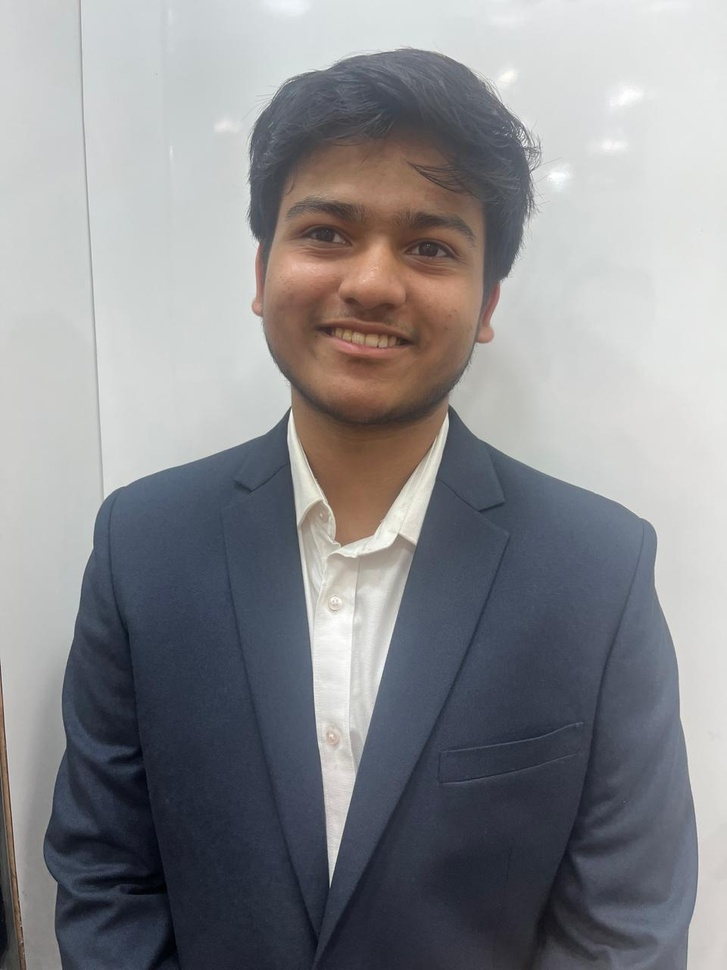
#> input picture t-photos/Arham.jpg, 727 x 970 px, shrunk from 960 x 1280 before the run, given in place of the camera
$ python rgb-calibration.py
#> lines starting #> are read from the running program, lines starting #| are printed output that depends on the picture; after the words box and inside, x2 and y2 are one past the last pixel; in counts of white or black regions, pixels touching at a corner belong together
import cv2
import numpy as np

def nothing(x):
    pass

cv2.namedWindow('Trackbars')

cv2.createTrackbar('Red Lower','Trackbars',0,255,nothing)
#> slider 'Red Lower' is set to 51
cv2.createTrackbar('Green Lower','Trackbars',0,255,nothing)
#> slider 'Green Lower' is set to 51
cv2.createTrackbar('Blue Lower','Trackbars',0,255,nothing)
#> slider 'Blue Lower' is set to 51
cv2.createTrackbar('Red Upper','Trackbars',0,255,nothing)
#> slider 'Red Upper' is set to 255
cv2.createTrackbar('Green Upper','Trackbars',0,255,nothing)
#> slider 'Green Upper' is set to 255
cv2.createTrackbar('Blue Upper','Trackbars',0,255,nothing)
#> slider 'Blue Upper' is set to 255

cap = cv2.VideoCapture(1)

while True:
    ret, frame = cap.read()
#> frame is the input picture: shape (970, 727, 3); mean B, G, R 141.2, 137.6, 137.3
    if not ret:
        break

    red_low = cv2.getTrackbarPos('Red Lower','Trackbars')
    green_low = cv2.getTrackbarPos('Green Lower','Trackbars')
    blue_low = cv2.getTrackbarPos('Blue Lower','Trackbars')
    red_up = cv2.getTrackbarPos('Red Upper','Trackbars')
    green_up = cv2.getTrackbarPos('Green Upper','Trackbars')
    blue_up = cv2.getTrackbarPos('Blue Upper','Trackbars')

    lower = np.array([red_low, green_low, blue_low])
    upper = np.array([red_up, green_up, blue_up])

    rgb = cv2.cvtColor(frame, cv2.COLOR_BGR2RGB)
    mask = cv2.inRange(rgb, lower, upper)
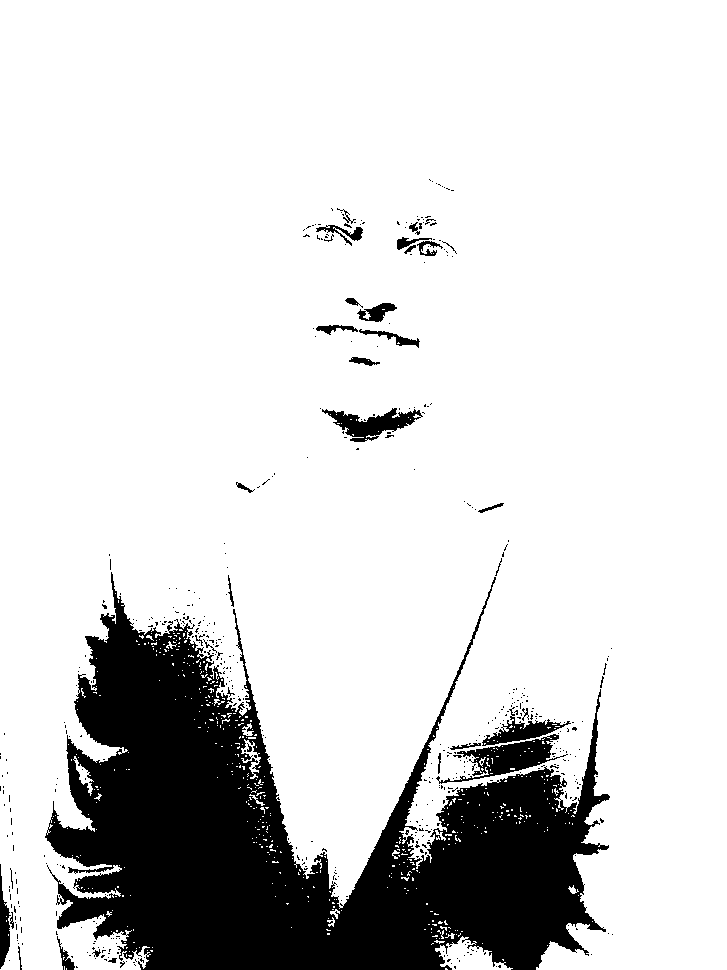
#> mask: shape (970, 727); 84% white; 507 black regions (471 under 20 px), largest, box (x1, y1, x2, y2) and area: (45, 572, 610, 970) 103035, (436, 734, 568, 784) 2152, (322, 408, 423, 442) 1489
    result = cv2.bitwise_and(frame, frame, mask=mask)
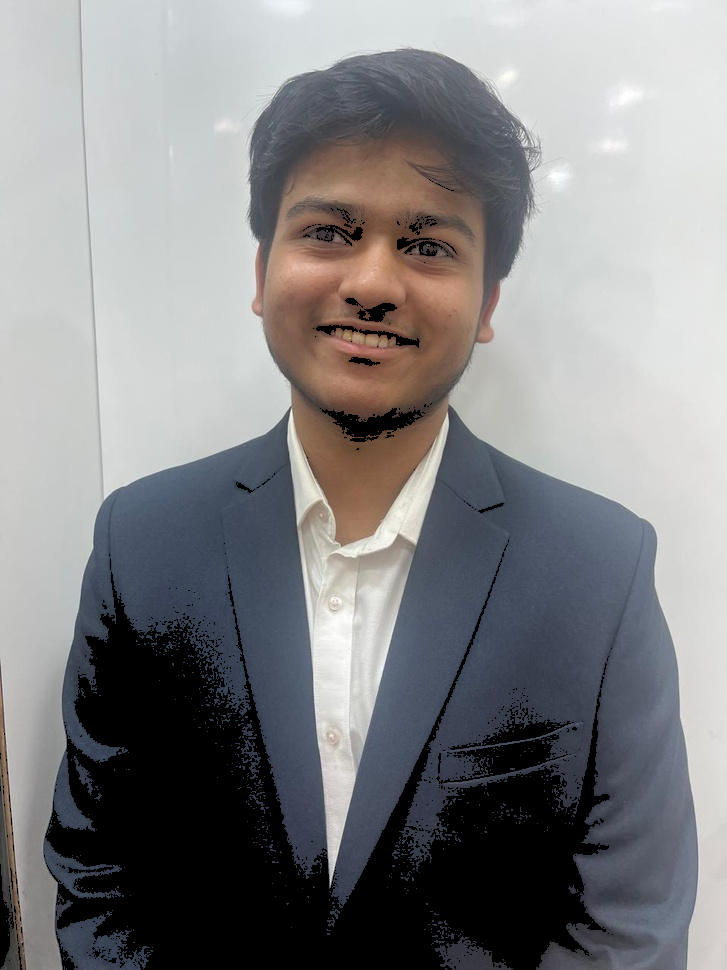
#> result: shape (970, 727, 3); mean B, G, R 132.5, 130.8, 131

    cv2.imshow('Original', frame)
    cv2.imshow('Mask', mask)
    cv2.imshow('Result', result)

    if cv2.waitKey(1) & 0xFF == ord('q'):
#> (key q is pressed here)
        break

cap.release()
cv2.destroyAllWindows()
print(lower)
print(upper)

$ run again, on t-photos/Atharv.JPG
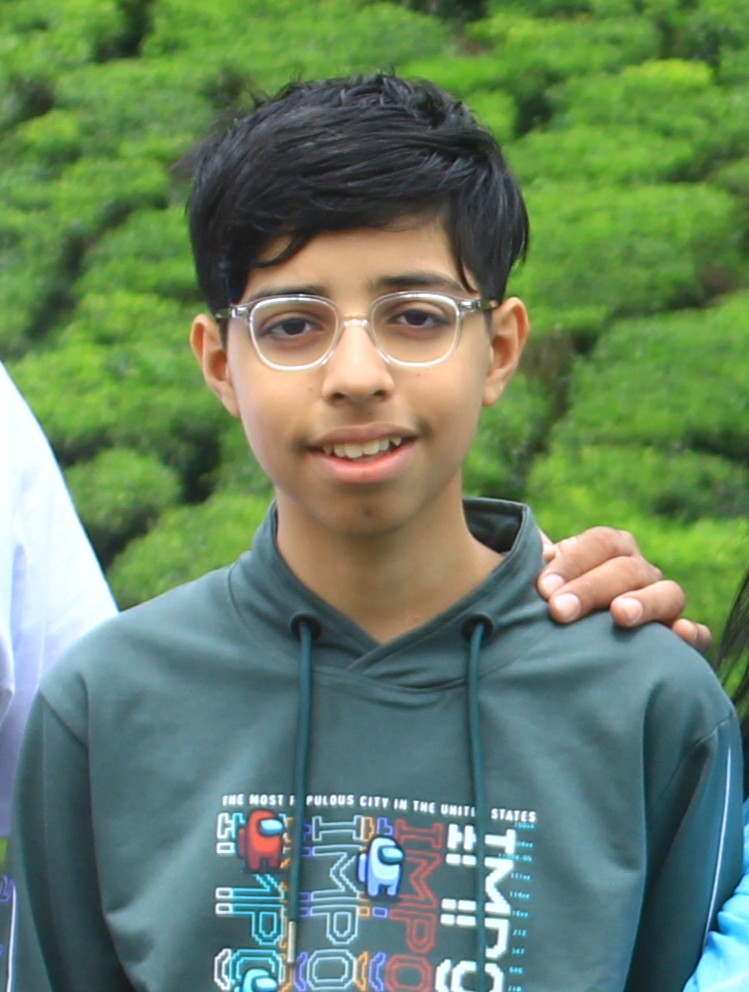
#> input picture t-photos/Atharv.JPG, 749 x 992 px, given in place of the camera
#> frame is the input picture: shape (992, 749, 3); mean B, G, R 100.1, 129.9, 104.4
#> `mask = cv2.inRange(rgb, lower, upper)`:
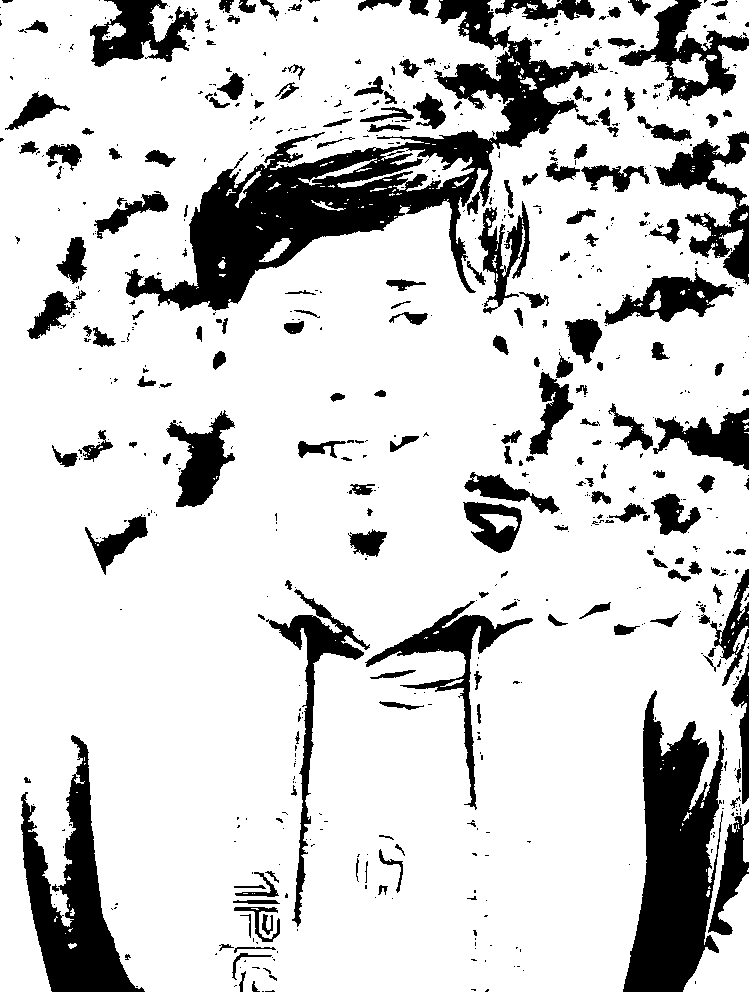
#> mask: shape (992, 749); 81.7% white; 702 black regions (495 under 20 px), largest, box (x1, y1, x2, y2) and area: (125, 0, 598, 311) 33207, (623, 690, 724, 992) 17677, (21, 735, 145, 992) 11860
#> `result = cv2.bitwise_and(frame, frame, mask=mask)`:
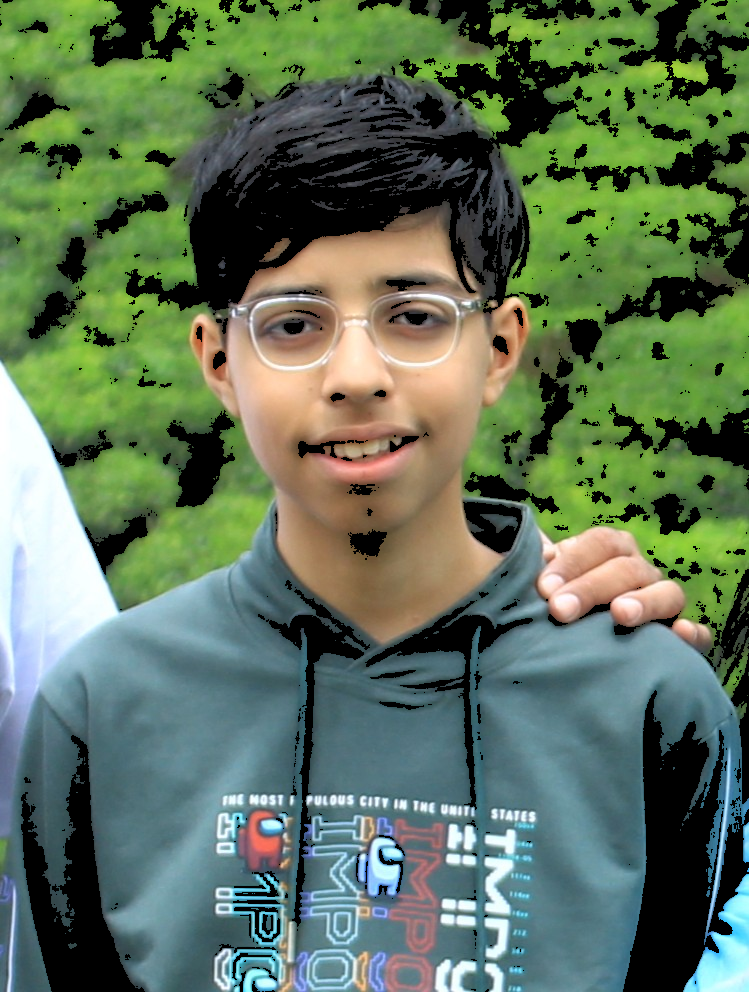
#> result: shape (992, 749, 3); mean B, G, R 90.2, 115.5, 94.8

$ run again, on t-photos/TeamPhoto.jpg
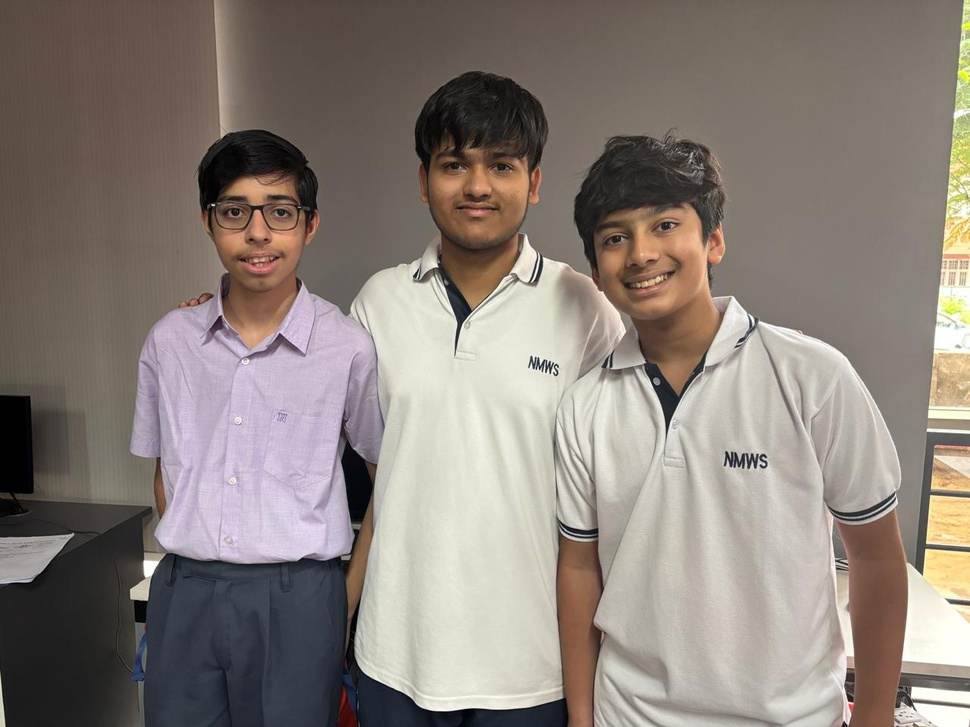
#> input picture t-photos/TeamPhoto.jpg, 970 x 727 px, shrunk from 1280 x 960 before the run, given in place of the camera
#> frame is the input picture: shape (727, 970, 3); mean B, G, R 121.5, 129, 138.6
#> `mask = cv2.inRange(rgb, lower, upper)`:
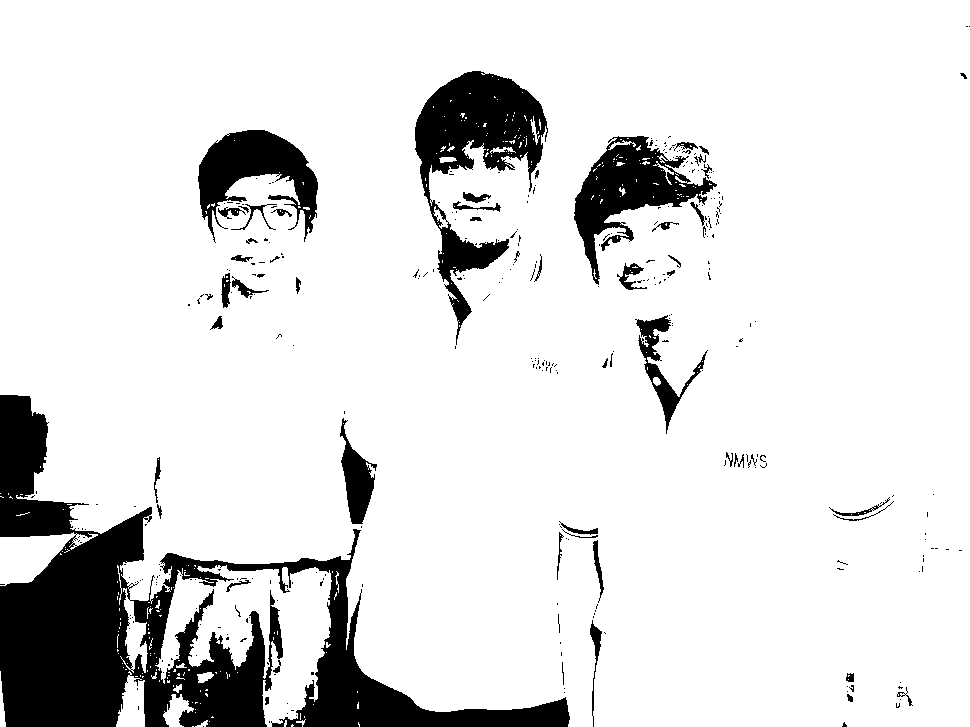
#> mask: shape (727, 970); 87.6% white; 345 black regions (288 under 20 px), largest, box (x1, y1, x2, y2) and area: (0, 395, 570, 727) 52862, (415, 71, 548, 345) 12472, (574, 136, 717, 285) 7377
#> `result = cv2.bitwise_and(frame, frame, mask=mask)`:
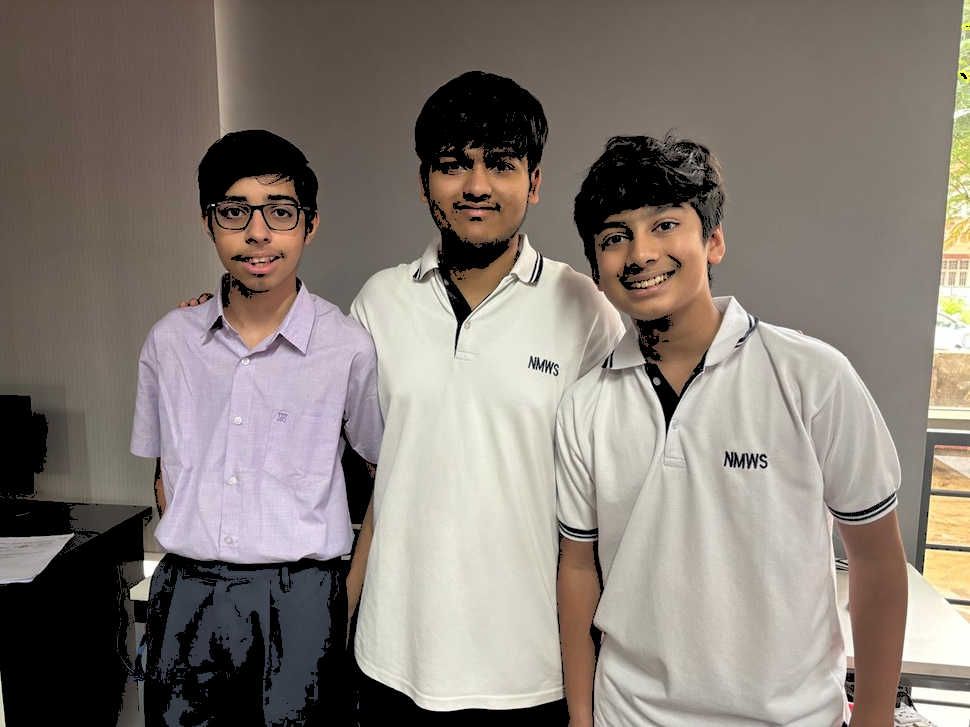
#> result: shape (727, 970, 3); mean B, G, R 117, 124.5, 133.9

$ run again, on t-photos/Yash.jpg
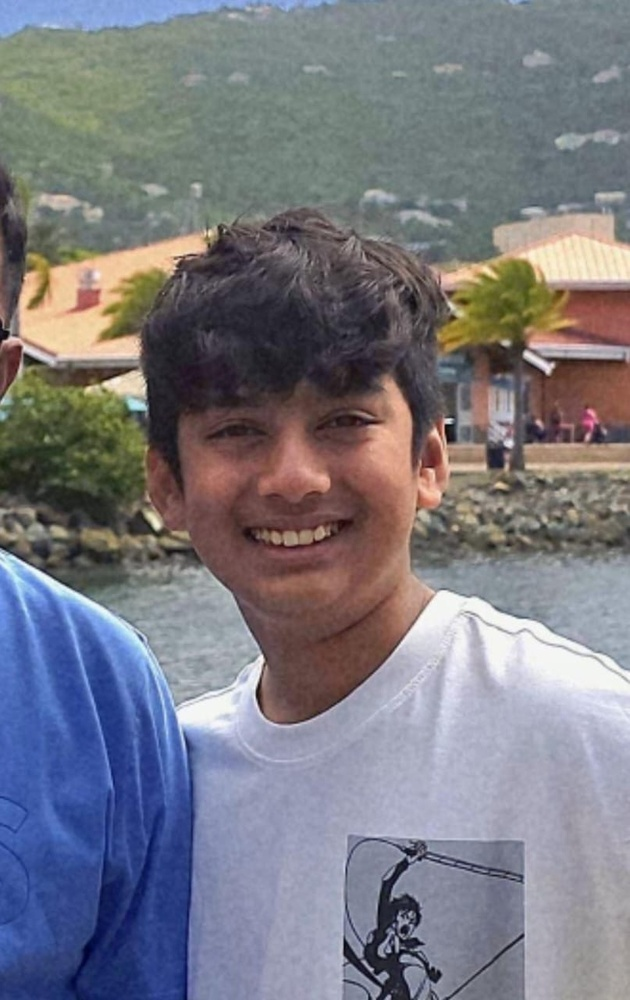
#> input picture t-photos/Yash.jpg, 630 x 1000 px, shrunk from 807 x 1280 before the run, given in place of the camera
#> frame is the input picture: shape (1000, 630, 3); mean B, G, R 129.5, 120.8, 121.3
#> `mask = cv2.inRange(rgb, lower, upper)`:
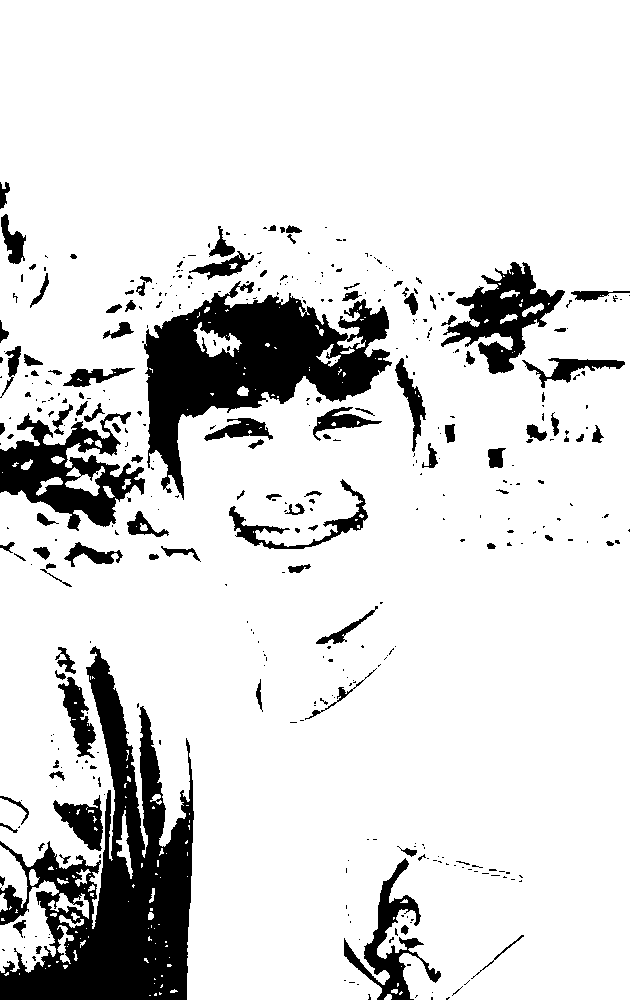
#> mask: shape (1000, 630); 86.1% white; 408 black regions (298 under 20 px), largest, box (x1, y1, x2, y2) and area: (0, 646, 194, 1000) 29399, (144, 281, 392, 500) 21908, (0, 412, 145, 531) 7714
#> `result = cv2.bitwise_and(frame, frame, mask=mask)`:
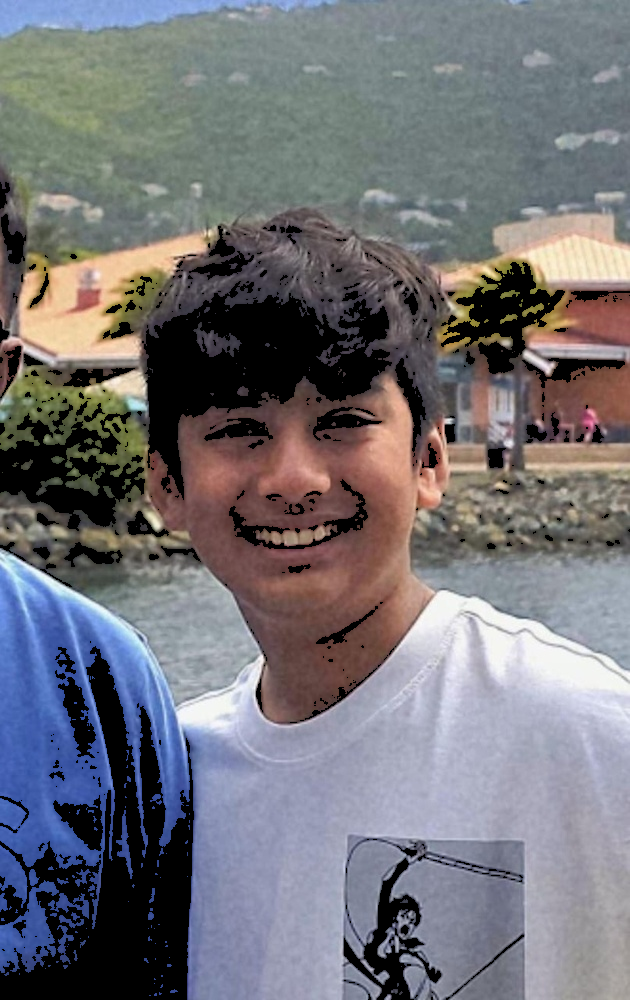
#> result: shape (1000, 630, 3); mean B, G, R 119.3, 113.7, 114.6
